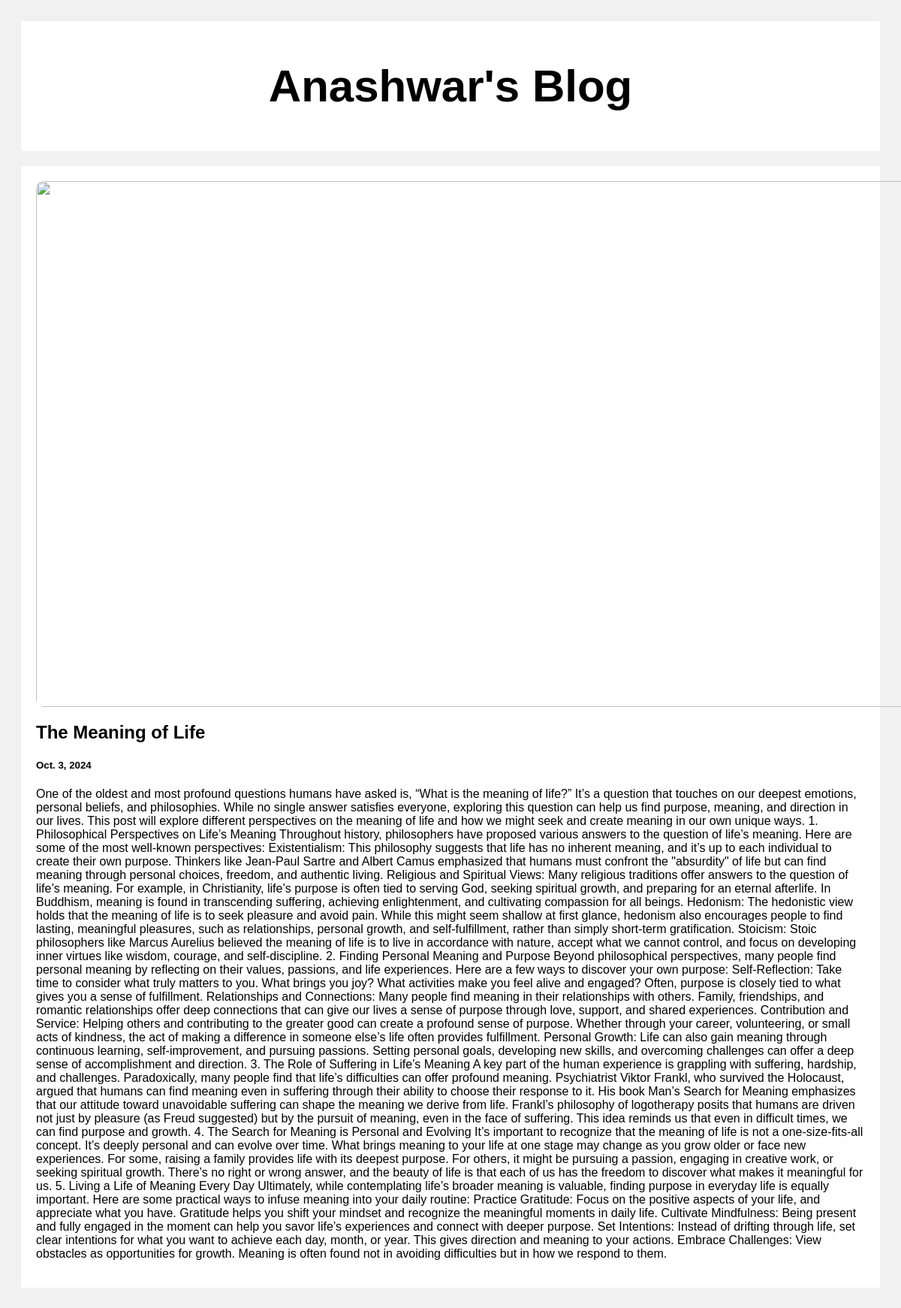
Screenshot of /post/2 with the database file from the repository.
### posts/models.py (models this page shows)
class posts(models.Model):
    title=models.CharField(max_length=500)
    Body=models.CharField(max_length=1000000)
    created_at=models.DateField(default=datetime.now(),blank=True)

### posts/views.py (the view)
# urls.py: path('post/<str:pk>',views.post,name="post")
def post(request,pk):
    post=posts.objects.get(id=pk)
    return render(request,'post.html',{'post':post})

### templates/post.html (shortened to what this page needs)
<!DOCTYPE html>
<html>
<head>
</head>
{% load static %}
<body>
<div class="header">
  <h2>Anashwar's Blog</h2>
</div>
<div class="row">
    <div class="card">
    <img src="/static/images/{{post.id}}.jpg" alt="{{ posts.title }}">
    <h2>{{post.title}}</h2>
    <h5>{{post.created_at}}</h5>
    <p>{{post.Body}}</p>
    </div>
</div>
</body>
</html>

### templates/post.html (style rules this page uses)
* { box-sizing: border-box; }
body { font-family: Arial; padding: 20px; background: #f1f1f1; }
.header { padding: 2px; font-size: 40px; text-align: center; background: white; }
.card { background-color: white; padding: 20px; margin-top: 20px; }
.row:after { content: ""; display: table; clear: both; }
.card img { width:1170px; height: 700px; display: block; margin-bottom: 15px; border-radius: 10px; }

### rows the page displays
posts: title "The Meaning of Life", created_at "Oct. 3, 2024", Body "One of the oldest and most profound questions humans have asked is, “What is the meaning of life?” It’s a question that touches on our deepest emotions, personal beliefs, and philosophies. While no single answer satisfies everyone, exploring this question can help us find purpose, meaning, and direction in our lives. This post will explore different perspectives on the meaning of life and how we might seek and create meaning in our own unique ways. 1. Philosophical Perspectives on Life’s Meaning Throughout history, philosophers have proposed various answers to the question of life’s meaning. Here are some of the most well-known perspectives: Existentialism: This philosophy suggests that…"
